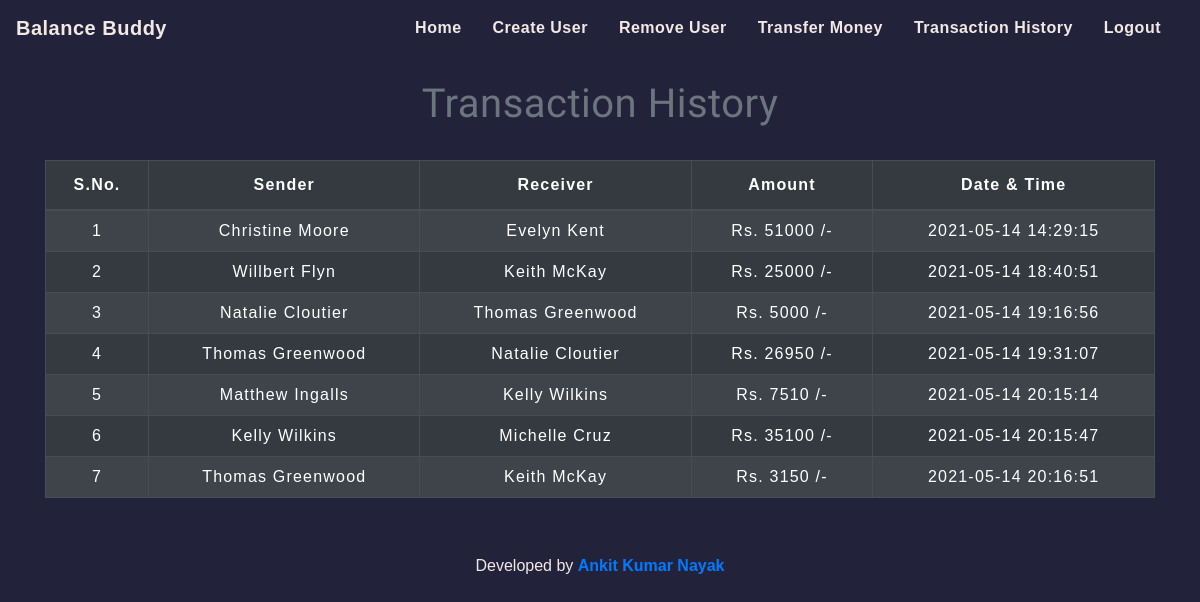
The page /transactionhistory.php on the database its author committed.
### tables this page shows
CREATE TABLE `transaction` (
  `sno` int(3) NOT NULL,
  `sender` text NOT NULL,
  `receiver` text NOT NULL,
  `balance` int(8) NOT NULL,
  `datetime` datetime NOT NULL DEFAULT CURRENT_TIMESTAMP
);

### transactionhistory.php (the view, shortened to what this page needs)
<!DOCTYPE html>
<html lang="en">
<head>
    <link rel="stylesheet" href="https://stackpath.bootstrapcdn.com/bootstrap/4.5.2/css/bootstrap.min.css"
>
    <link rel="stylesheet" type="text/css" href="css/table.css">
    <link rel="stylesheet" type="text/css" href="css/navbar.css">
</head>
<body>
    <?php
    include 'navbar.php';
    ?>
    <div class="container">
        <h2 class="text-center pt-4" style="color :#6c757d;">Transaction History</h2>
        <br>
        <div class="table-responsive-sm">
            <table class="table table-hover table-striped table-condensed table-dark table-bordered">
                <thead style="color : white;">
                    <tr>
                        <th class="text-center">S.No.</th>
                        <th class="text-center">Sender</th>
                        <th class="text-center">Receiver</th>
                        <th class="text-center">Amount</th>
                        <th class="text-center">Date & Time</th>
                    </tr>
                </thead>
                <tbody>
                    <?php
                    include 'config.php';
                    $sql = "SELECT * FROM transaction";
                    $query = mysqli_query($conn, $sql);
                    while ($rows = mysqli_fetch_assoc($query)) {
                        ?>
                        <tr style="color : white;">
                            <td class="py-2">
                                <?php echo $rows['sno']; ?>
                            </td>
                            <td class="py-2">
                                <?php echo $rows['sender']; ?>
                            </td>
                            <td class="py-2">
                                <?php echo $rows['receiver']; ?>
                            </td>
                            <td class="py-2">Rs.
                                <?php echo $rows['balance']; ?> /-
                            </td>
                            <td class="py-2">
                                <?php echo $rows['datetime']; ?>
                            </td>
                            <?php
                    }
                    ?>
                </tbody>
            </table>
        </div>
    </div>
    <footer class="text-center mt-5 py-2">
        <p style="color: #f2e9e4 ">Developed by <a href="#">
                <b>Ankit Kumar Nayak</b>
            </a>
        </p>
    </footer>
</body>
</html>

### css/table.css (style rules this page uses)
* { padding: 0; margin: 0; box-sizing: border-box; font-family: sans-serif; }
h2 { font-size: 40px; }
table { letter-spacing: 1.2px; }
td { text-align: center; }

### css/navbar.css (style rules this page uses)
h2 { color: #4C4B4B; letter-spacing: 0.5px; font-family: raleway; }

### transactionhistory.php (style rules this page uses)
body { background-color: #22223B; }

### rows shown on the page
transaction: sno "1", sender "Christine Moore", receiver "Evelyn Kent", balance "51000", datetime "2021-05-14 14:29:15"
transaction: sno "2", sender "Willbert Flyn", receiver "Keith McKay", balance "25000", datetime "2021-05-14 18:40:51"
transaction: sno "3", sender "Natalie Cloutier", receiver "Thomas Greenwood", balance "5000", datetime "2021-05-14 19:16:56"
transaction: sno "4", sender "Thomas Greenwood", receiver "Natalie Cloutier", balance "26950", datetime "2021-05-14 19:31:07"
transaction: sno "5", sender "Matthew Ingalls", receiver "Kelly Wilkins", balance "7510", datetime "2021-05-14 20:15:14"
transaction: sno "6", sender "Kelly Wilkins", receiver "Michelle Cruz", balance "35100", datetime "2021-05-14 20:15:47"
transaction: sno "7", sender "Thomas Greenwood", receiver "Keith McKay", balance "3150", datetime "2021-05-14 20:16:51"
